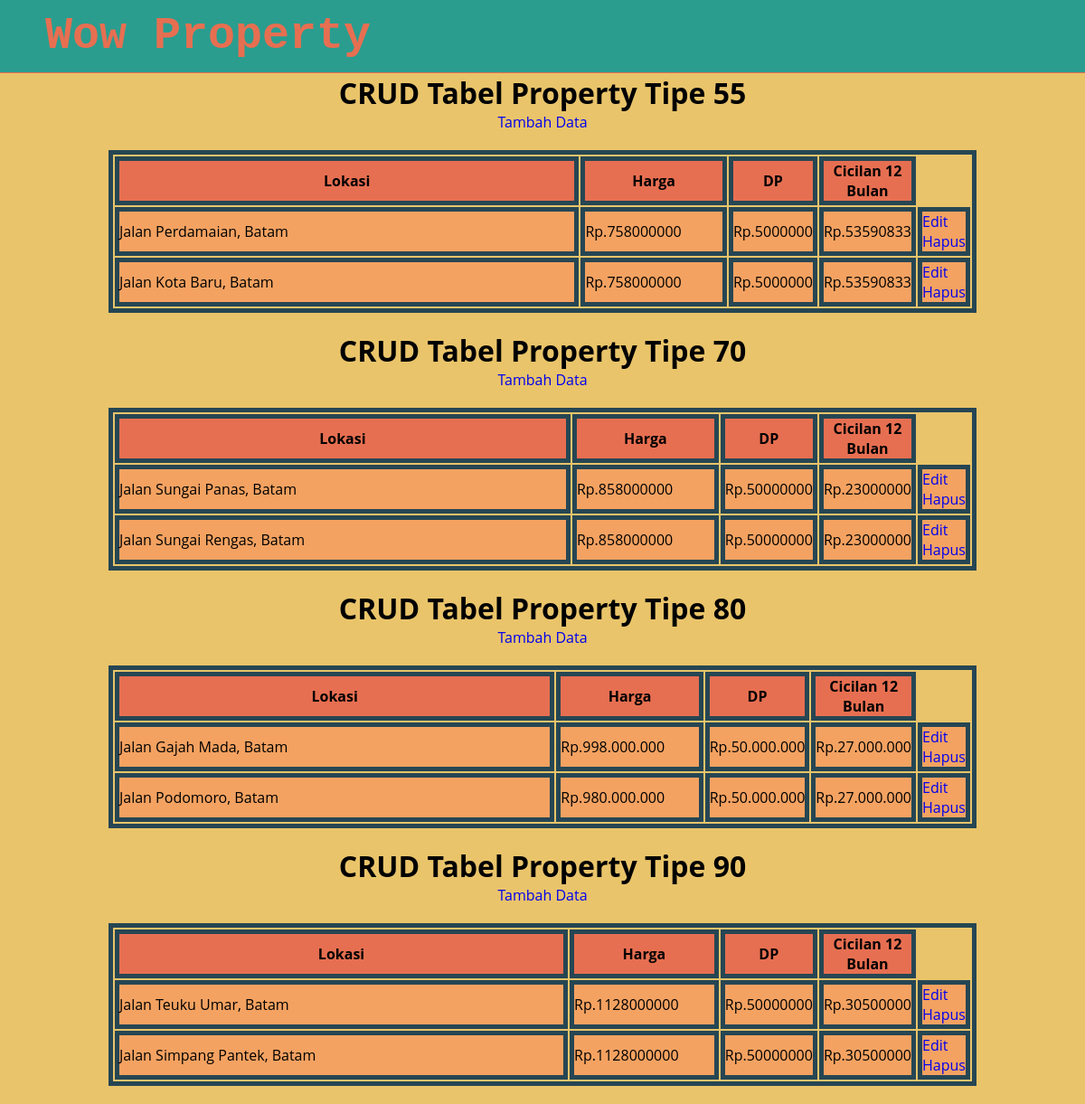
/index.php/jasa/crud, run on the app's committed database.
### tables this page shows
CREATE TABLE `lima` (
  `id` int(11) NOT NULL,
  `alamat` text NOT NULL,
  `harga` int(25) NOT NULL,
  `dp` int(25) NOT NULL,
  `cicilan` int(25) NOT NULL
);

CREATE TABLE `tujuh` (
  `id` int(11) NOT NULL,
  `alamat` text NOT NULL,
  `harga` int(25) NOT NULL,
  `dp` int(25) NOT NULL,
  `cicilan` int(25) NOT NULL
);

CREATE TABLE `delapan` (
  `id` int(11) NOT NULL,
  `alamat` text NOT NULL,
  `harga` varchar(25) NOT NULL,
  `dp` varchar(25) NOT NULL,
  `cicilan` varchar(25) NOT NULL
);

CREATE TABLE `sembilan` (
  `id` int(11) NOT NULL,
  `alamat` text NOT NULL,
  `harga` int(25) NOT NULL,
  `dp` int(25) NOT NULL,
  `cicilan` int(25) NOT NULL
);

### application/controllers/Jasa.php (called while the page is built, shortened)
<?php
    class Jasa extends CI_Controller {
        function __construct(){
            $this->load->helper('url');
            $this->load->model('m_data');
        }
        public function crud(){
            $data['judul'] = "CRUD";
            $data['lima'] = $this->m_data->ambil_data()->result();
            $data['tujuh'] = $this->m_data->ambil_data_dua()->result();
            $data['delapan'] = $this->m_data->ambil_data_tiga()->result();
            $data['sembilan'] = $this->m_data->ambil_data_empat()->result();
            $this->load->view('v_crud.php',$data);
        }
    }
?>

### index.php (called while the page is built, shortened)
<?php
require_once BASEPATH.'core/CodeIgniter.php';

### application/models/m_data.php (called while the page is built, shortened)
<?php
    class M_data extends CI_Model{
    function ambil_data(){
        return $this->db->get('lima');
    }
    function ambil_data_dua(){
        return $this->db->get('tujuh');
    }
    function ambil_data_tiga(){
        return $this->db->get('delapan');
    }
    function ambil_data_empat(){
        return $this->db->get('sembilan');
    }
}

### application/views/v_crud.php (the view, shortened to what this page needs)
<!DOCTYPE html>
<html lang="en">
<head>
    <link rel="stylesheet" type="text/css" href="<?php echo base_url()?>assets/css/style.css">
</head>
<body>
    <nav>
        <div class="wrapper">
            <div class="logo"><a href='<?php echo base_url().'jasa'?>'>Wow Property</a></div>
        </div>
    </nav>
    <center><h1>CRUD Tabel Property Tipe 55</h1></center>
    <center><?php echo anchor('jasa/tambah','Tambah Data'); ?></center>
    <table style="margin:20px auto;" border="1">
        <tr>
            <th>Lokasi</th>
            <th>Harga</th>
            <th>DP</th>
            <th>Cicilan 12 Bulan</th>
            </tr>
            <?php foreach($lima as $u){ ?>
            <tr>
                <td><?php echo $u->alamat ?></td>
                <td>Rp.<?php echo $u->harga ?></td>
                <td>Rp.<?php echo $u->dp ?></td>
                <td>Rp.<?php echo $u->cicilan ?></td>
                <td>
                    <?php echo anchor('jasa/edit/'.$u->id,'Edit'); ?>
                    <?php echo anchor('jasa/hapus/'.$u->id,'Hapus'); ?>
                </td>
            </tr>
            <?php } ?>
    </table>
    <center><h1>CRUD Tabel Property Tipe 70</h1></center>
    <center><?php echo anchor('jasa/tambah_tujuh','Tambah Data'); ?></center>
    <table style="margin:20px auto;" border="1">
        <tr>
            <th>Lokasi</th>
            <th>Harga</th>
            <th>DP</th>
            <th>Cicilan 12 Bulan</th>
            </tr>
            <?php foreach($tujuh as $u){ ?>
            <tr>
                <td><?php echo $u->alamat ?></td>
                <td>Rp.<?php echo $u->harga ?></td>
                <td>Rp.<?php echo $u->dp ?></td>
                <td>Rp.<?php echo $u->cicilan ?></td>
                <td>
                    <?php echo anchor('jasa/edit_tujuh/'.$u->id,'Edit'); ?>
                    <?php echo anchor('jasa/hapus_tujuh/'.$u->id,'Hapus'); ?>
                </td>
            </tr>
            <?php } ?>
    </table>
    <center><h1>CRUD Tabel Property Tipe 80</h1></center>
    <center><?php echo anchor('jasa/tambah_delapan','Tambah Data'); ?></center>
    <table style="margin:20px auto;" border="1">
        <tr>
            <th>Lokasi</th>
            <th>Harga</th>
            <th>DP</th>
            <th>Cicilan 12 Bulan</th>
            </tr>
            <?php foreach($delapan as $u){ ?>
            <tr>
                <td><?php echo $u->alamat ?></td>
                <td>Rp.<?php echo $u->harga ?></td>
                <td>Rp.<?php echo $u->dp ?></td>
                <td>Rp.<?php echo $u->cicilan ?></td>
                <td>
                    <?php echo anchor('jasa/edit_delapan/'.$u->id,'Edit'); ?>
                    <?php echo anchor('jasa/hapus_delapan/'.$u->id,'Hapus'); ?>
                </td>
            </tr>
            <?php } ?>
    </table>
    <center><h1>CRUD Tabel Property Tipe 90</h1></center>
    <center><?php echo anchor('jasa/tambah_sembilan','Tambah Data'); ?></center>
    <table style="margin:20px auto;" border="1">
        <tr>
            <th>Lokasi</th>
            <th>Harga</th>
            <th>DP</th>
            <th>Cicilan 12 Bulan</th>
            </tr>
            <?php foreach($sembilan as $u){ ?>
            <tr>
                <td><?php echo $u->alamat ?></td>
                <td>Rp.<?php echo $u->harga ?></td>
                <td>Rp.<?php echo $u->dp ?></td>
                <td>Rp.<?php echo $u->cicilan ?></td>
                <td>
                    <?php echo anchor('jasa/edit_sembilan/'.$u->id,'Edit'); ?>
                    <?php echo anchor('jasa/hapus_sembilan/'.$u->id,'Hapus'); ?>
                </td>
            </tr>
            <?php } ?>
    </table>
</body>
</html>

### assets/css/style.css (style rules this page uses)
* { text-decoration: none; margin: 0px; padding: 0px; }
body { margin: 0px; padding: 0px; font-family: "Open Sans", sans-serif; position: relative; background-color: #e9c46a; }
.wrapper { width: 1100px; margin: auto; position: relative; }
.logo a { font-size: 50px; font-weight: 800; float: left; font-family: courier; color: #e76f51; }
nav { width: 100%; margin: auto; display: flex; line-height: 80px; position: sticky; position: -webkit-sticky; top: 0; background: #2a9d8f; z-index: 1; border-bottom: 1px solid #e76f51; }
table, th, td { width: 80%; border: 5px solid #264653; }
th { background-color: #e76f51; }
td { background-color: #f4a261; }

### data on the page
lima: alamat "Jalan Perdamaian, Batam", harga "758000000", dp "5000000", cicilan "53590833", id "Edit", id "Hapus"
lima: alamat "Jalan Kota Baru, Batam", harga "758000000", dp "5000000", cicilan "53590833", id "Edit", id "Hapus"
tujuh: alamat "Jalan Sungai Panas, Batam", harga "858000000", dp "50000000", cicilan "23000000", id "Edit", id "Hapus"
tujuh: alamat "Jalan Sungai Rengas, Batam", harga "858000000", dp "50000000", cicilan "23000000", id "Edit", id "Hapus"
delapan: alamat "Jalan Gajah Mada, Batam", harga "998.000.000", dp "50.000.000", cicilan "27.000.000", id "Edit", id "Hapus"
delapan: alamat "Jalan Podomoro, Batam", harga "980.000.000", dp "50.000.000", cicilan "27.000.000", id "Edit", id "Hapus"
sembilan: alamat "Jalan Teuku Umar, Batam", harga "1128000000", dp "50000000", cicilan "30500000", id "Edit", id "Hapus"
sembilan: alamat "Jalan Simpang Pantek, Batam", harga "1128000000", dp "50000000", cicilan "30500000", id "Edit", id "Hapus"

### other printed values
anchor('jasa/tambah','Tambah Data') "Tambah Data"
anchor('jasa/tambah_tujuh','Tambah Data') "Tambah Data"
anchor('jasa/tambah_delapan','Tambah Data') "Tambah Data"
anchor('jasa/tambah_sembilan','Tambah Data') "Tambah Data"
